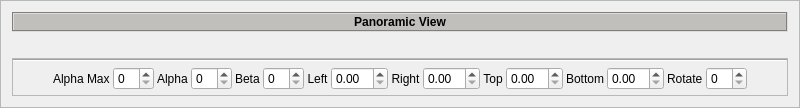
          <widget class="QFrame" name="frame_12">
           <property name="maximumSize">
            <size>
             <width>16777215</width>
             <height>250</height>
            </size>
           </property>
           <property name="frameShape">
            <enum>QFrame::StyledPanel</enum>
           </property>
           <property name="frameShadow">
            <enum>QFrame::Raised</enum>
           </property>
           <layout class="QVBoxLayout" name="verticalLayout_9">
            <item>
             <widget class="QLabel" name="label_7">
              <property name="minimumSize">
               <size>
                <width>0</width>
                <height>20</height>
               </size>
              </property>
              <property name="maximumSize">
               <size>
                <width>16777215</width>
                <height>20</height>
               </size>
              </property>
              <property name="font">
               <font>
                <weight>75</weight>
                <bold>true</bold>
               </font>
              </property>
              <property name="styleSheet">
               <string notr="true">background-color: rgb(192, 191, 188);</string>
              </property>
              <property name="frameShape">
               <enum>QFrame::Box</enum>
              </property>
              <property name="frameShadow">
               <enum>QFrame::Sunken</enum>
              </property>
              <property name="text">
               <string>Panoramic View</string>
              </property>
              <property name="alignment">
               <set>Qt::AlignCenter</set>
              </property>
             </widget>
            </item>
            <item>
             <widget class="QLabel" name="vidio_pano">
              <property name="text">
               <string/>
              </property>
             </widget>
            </item>
            <item>
             <widget class="QFrame" name="frame_23">
              <property name="maximumSize">
               <size>
                <width>16777215</width>
                <height>38</height>
               </size>
              </property>
              <property name="frameShape">
               <enum>QFrame::StyledPanel</enum>
              </property>
              <property name="frameShadow">
               <enum>QFrame::Raised</enum>
              </property>
              <layout class="QVBoxLayout" name="verticalLayout_11">
               <property name="spacing">
                <number>5</number>
               </property>
               <property name="leftMargin">
                <number>0</number>
               </property>
               <property name="topMargin">
                <number>0</number>
               </property>
               <property name="rightMargin">
                <number>0</number>
               </property>
               <property name="bottomMargin">
                <number>5</number>
               </property>
               <item>
                <widget class="Line" name="line">
                 <property name="orientation">
                  <enum>Qt::Horizontal</enum>
                 </property>
                </widget>
               </item>
               <item>
                <widget class="QFrame" name="frame_14">
                 <property name="maximumSize">
                  <size>
                   <width>16777215</width>
                   <height>25</height>
                  </size>
                 </property>
                 <property name="frameShape">
                  <enum>QFrame::NoFrame</enum>
                 </property>
                 <property name="frameShadow">
                  <enum>QFrame::Plain</enum>
                 </property>
                 <layout class="QHBoxLayout" name="horizontalLayout_4">
                  <property name="spacing">
                   <number>3</number>
                  </property>
                  <property name="leftMargin">
                   <number>0</number>
                  </property>
                  <property name="topMargin">
                   <number>0</number>
                  </property>
                  <property name="rightMargin">
                   <number>0</number>
                  </property>
                  <property name="bottomMargin">
                   <number>0</number>
                  </property>
                  <item>
                   <spacer name="horizontalSpacer_5">
                    <property name="orientation">
                     <enum>Qt::Horizontal</enum>
                    </property>
                    <property name="sizeHint" stdset="0">
                     <size>
                      <width>40</width>
                      <height>20</height>
                     </size>
                    </property>
                   </spacer>
                  </item>
                  <item>
                   <widget class="QLabel" name="alpha_1">
                    <property name="frameShape">
                     <enum>QFrame::NoFrame</enum>
                    </property>
                    <property name="text">
                     <string>Alpha Max</string>
                    </property>
                   </widget>
                  </item>
                  <item>
                   <widget class="QSpinBox" name="spinBox_alpha_max"/>
                  </item>
                  <item>
                   <widget class="QLabel" name="alpha_4">
                    <property name="frameShape">
                     <enum>QFrame::NoFrame</enum>
                    </property>
                    <property name="text">
                     <string>Alpha</string>
                    </property>
                   </widget>
                  </item>
                  <item>
                   <widget class="QSpinBox" name="spinBox_alpha_4"/>
                  </item>
                  <item>
                   <widget class="QLabel" name="beta_1">
                    <property name="text">
                     <string>Beta</string>
                    </property>
                   </widget>
                  </item>
                  <item>
                   <widget class="QSpinBox" name="spinBox_beta_1"/>
                  </item>
                  <item>
                   <widget class="QLabel" name="x_1">
                    <property name="frameShadow">
                     <enum>QFrame::Raised</enum>
                    </property>
                    <property name="text">
                     <string>Left</string>
                    </property>
                    <property name="alignment">
                     <set>Qt::AlignCenter</set>
                    </property>
                   </widget>
                  </item>
                  <item>
                   <widget class="QDoubleSpinBox" name="spinBox_left_1"/>
                  </item>
                  <item>
                   <widget class="QLabel" name="y_1">
                    <property name="text">
                     <string>Right</string>
                    </property>
                    <property name="alignment">
                     <set>Qt::AlignCenter</set>
                    </property>
                   </widget>
                  </item>
                  <item>
                   <widget class="QDoubleSpinBox" name="spinBox_right_1"/>
                  </item>
                  <item>
                   <widget class="QLabel" name="y_4">
                    <property name="text">
                     <string>Top</string>
                    </property>
                    <property name="alignment">
                     <set>Qt::AlignCenter</set>
                    </property>
                   </widget>
                  </item>
                  <item>
                   <widget class="QDoubleSpinBox" name="spinBox_top_1"/>
                  </item>
                  <item>
                   <widget class="QLabel" name="x_4">
                    <property name="frameShadow">
                     <enum>QFrame::Raised</enum>
                    </property>
                    <property name="text">
                     <string>Bottom</string>
                    </property>
                    <property name="alignment">
                     <set>Qt::AlignCenter</set>
                    </property>
                   </widget>
                  </item>
                  <item>
                   <widget class="QDoubleSpinBox" name="spinBox_bottom_4"/>
                  </item>
                  <item>
                   <widget class="QLabel" name="label">
                    <property name="text">
                     <string>Rotate</string>
                    </property>
                   </widget>
                  </item>
                  <item>
                   <widget class="QSpinBox" name="spinBox_rotate_4"/>
                  </item>
                  <item>
                   <spacer name="horizontalSpacer_6">
                    <property name="orientation">
                     <enum>Qt::Horizontal</enum>
                    </property>
                    <property name="sizeHint" stdset="0">
                     <size>
                      <width>40</width>
                      <height>20</height>
                     </size>
                    </property>
                   </spacer>
                  </item>
                 </layout>
                </widget>
               </item>
              </layout>
             </widget>
            </item>
           </layout>
          </widget>
